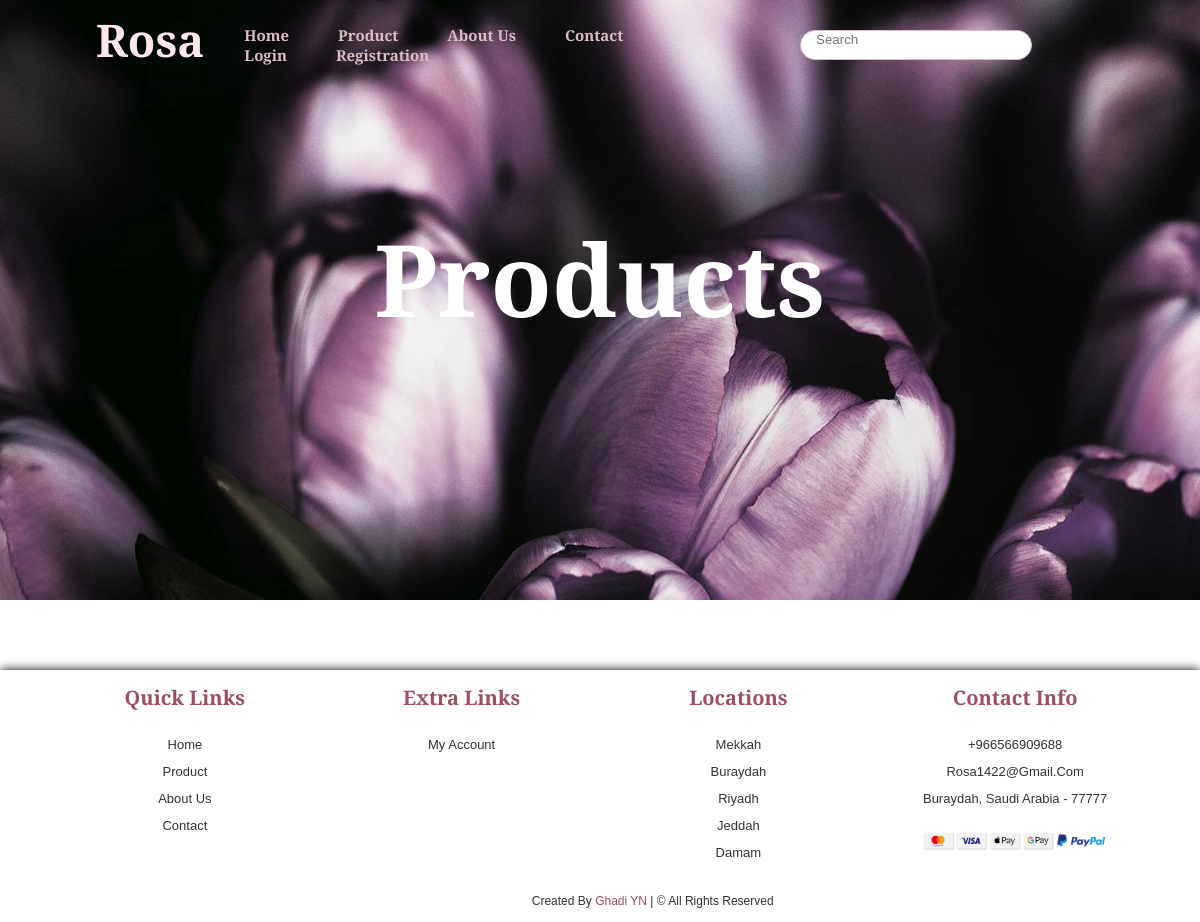
The app's page /product/, older data.
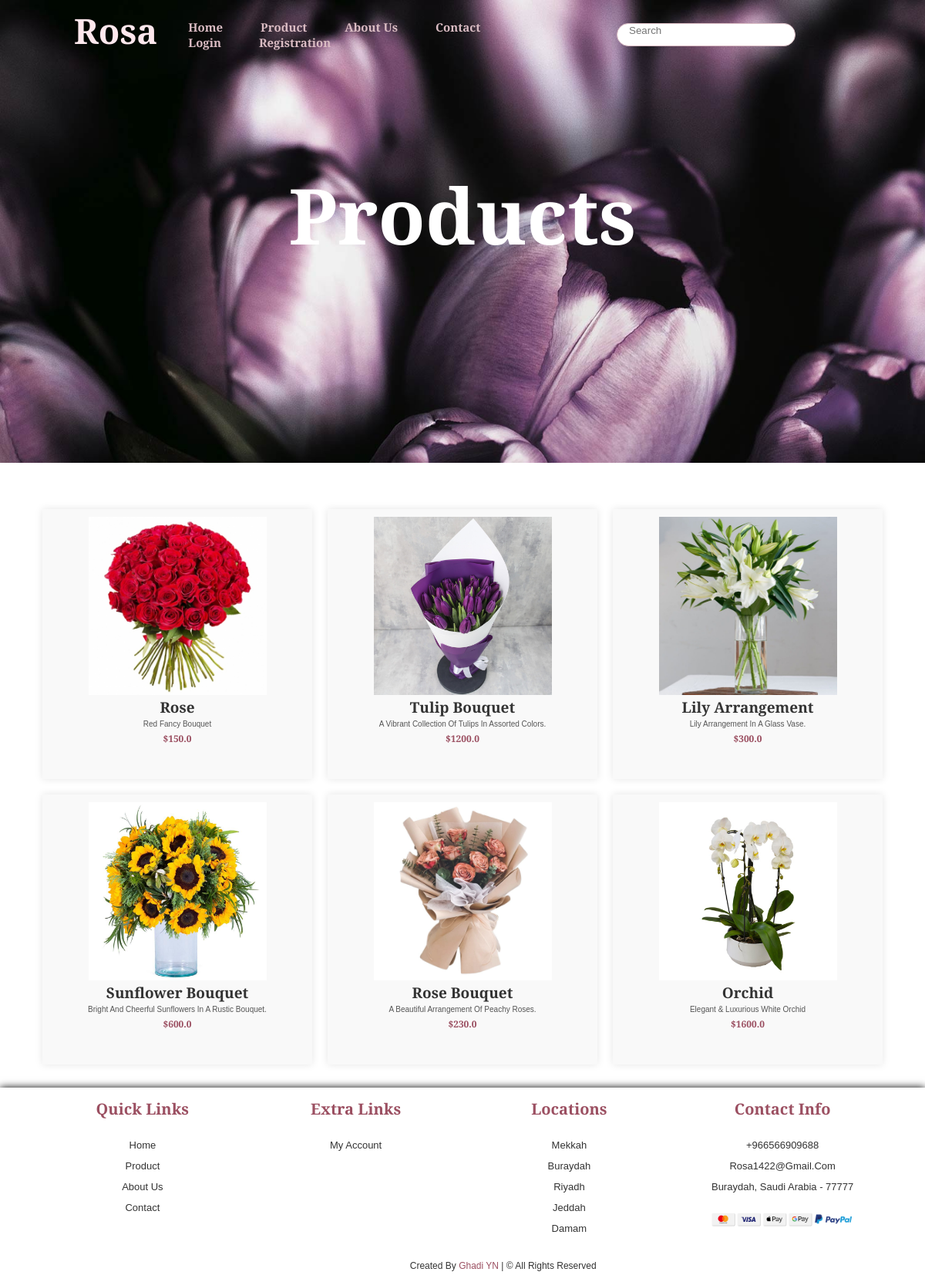
The same page, newer data.
### myApp/models.py (models this page shows, shortened)
class Product(models.Model):
    title = models.CharField(max_length=100)
    selling_price = models.FloatField()
    discounted_price = models.FloatField(default=0.0)
    description = models.TextField()
    compositon = models.TimeField(default='')
    prodapp = models.TextField(default='')
    product_image = models.ImageField(upload_to='products',default='/myApp/static/product/redrose.jpg')

### myApp/views.py (the view)
# urls.py: path('product/', views.product_page, name="product_page"),
def product_page(request):
    query = request.GET.get('q')
    if query:
        products = Product.objects.filter(Q(title__icontains=query) | Q(description__icontains=query))
    else:
        products = Product.objects.all()
    return render(request, 'pages/product.html', {'products': products})

### myApp/context_processors.py (called while the page is built)
def profile_data(request):
    profile = None
    if request.user.is_authenticated and not isinstance(request.user, AnonymousUser):
        profile, _ = UserProfile.objects.get_or_create(user=request.user)
    return {'user_profile': profile}

### myApp/templates/pages/product.html (shortened to what this page needs)
{% extends "layouts/base.html" %}
{% load static %}
{% block content %}
<section class="product" id="product">
    <h2 class="pro-title">Products</h2>
</section>
<section class="flower-products">
    {% for product in products %}
    <div class="flower-product">
        {% if product.product_image %}
        <img src="{{ product.product_image.url }}" alt="{{ product.title }}">
        {% else %}
        <img src="{% static 'product/default.jpg' %}" alt="{{ product.title }}">
        {% endif %}
        <h2>{{ product.title }}</h2>
        <p>{{ product.description }}</p>
        <span>${{ product.selling_price }}</span>
    </div>
    {% endfor %}
</section>
{% endblock content %}

### myApp/templates/layouts/base.html (shortened to what this page needs)
{% load static %}
<!DOCTYPE html>
<html lang="en">
<head>
      <link rel="stylesheet" href="https://code.ionicframework.com/ionicons/2.0.1/css/ionicons.min.css" />
      <link href="https://unpkg.com/ionicons@4.5.10-0/dist/css/ionicons.min.css" rel="stylesheet">
      <link rel="stylesheet" href="{% static 'css/style.css' %}">
   </head>
   <body>
      {% include 'includes/header.html' %}
      {% block content %}
      {% endblock content %}
      {% include 'includes/footer.html' %}
   </body>
 </html>

### myApp/templates/includes/header.html (shortened to what this page needs)
<header>
     <a href="#" class="logo">Rosa</a>
     <nav class="bar">
    <a href="{% url 'index' %}">home</a>
    <a href="/product/">product</a>
    <a href="/about/">about us</a>
    <a href="/contact/">contact</a>
    <a href="/login/">login</a>
    <a href="/registration/">registration</a>
</nav>
   <div class="search">
     <form action="{% url 'product_page' %}" method="GET">
        <input type="text" name="q" placeholder="Search">
     </form>
   </div>
   <div class="icon">
    <a href="{% url 'cart' %}">
       </a>
        <a href="{% url 'profile' %}">
        </a>
    </div>
   </header>

### myApp/templates/includes/footer.html
{% load static %}
<footer>
<div class="box-container">
<div class="box">
<h3> quick links</h3>
<a href="{% url 'index' %}">home</a>
    <a href="/product/">product</a>
    <a href="/about/">about us</a>
    <a href="/contact/">contact</a>
</div>
<div class="box">
<h3> extra links</h3>
<a href="/profile/">my account</a>
</div>
<div class="box">
<h3>locations</h3>
<a href="#">Mekkah</a>
<a href="#">Buraydah</a>
<a href="#">Riyadh</a>
<a href="#">Jeddah</a>
<a href="#">Damam</a>
</div>
<div class="box">
<h3>contact info</h3>
<a href="#">+966566909688</a>
<a href="#">Rosa1422@gmail.com</a>
<a href="#">Buraydah, Saudi Arabia - 77777</a>
<img src="{% static '/images/paymenys.png' %}" alt="">
</div>
<div class="credit">created by <span>Ghadi YN </span>| &copy; all rights reserved </div>
</div>
</footer>

### static/css/style.css (style rules this page uses)
* { margin: 0; padding: 0; box-sizing: border-box; font-family:'Cormorant Infant', sans-serif;; outline: none; border: none; text-decoration: none; text-transform: capitalize; transition: 0.1s linear; color: #dabcc3; }
html { font-size: 62.5%; scroll-behavior: auto; scroll-padding-top: 6rem; overflow-x: hidden; }
section { padding: 2rem 9%; }
h3 { font-size: 28px; color: #333; margin-bottom: 20px; }
p { font-size: 16px; color: #666; line-height: 1.6; }
header { position: fixed; top: 0; left: 0; right: 0; padding: .9rem 8%; display: flex; align-items: center; justify-content: space-between; z-index: 1000; }
header .logo { font-size: 4.5rem; color: #ffe8ed; font-weight: bolder; }
header .bar { font-size: 1.5rem; margin-right: 2rem; margin-left: 4rem; color: #ffffff; font-weight: bold; margin-top: 1rem; }
header nav.bar a:not(:last-child) { margin-right: 4.5rem; }
.icon { margin-top: 1rem; display: inline-block; }
.icon a { margin-right: 10px; height: 30px; padding: 1px 9px; margin-top: 1rem; }
header .search input[type="text"] { width: 200px; transition: width 0.8s ease; outline: none; border: none; }
header .search { margin-top: 1rem; height: 30px; display: flex; cursor: pointer; padding: 5px 15px; background: #fff; border-radius: 30px; align-items: center; margin-left: 30px; border: 1px solid #dabcc3; }
footer .box-container { display: flex; flex-wrap: wrap; gap: 0.3rem; background: #ffffff; padding: 1.4rem 4%; box-shadow: 0 .01rem 1rem rgba(0, 0, 0, 1); text-align: center; }
footer .box-container .box { flex: 1 1 25rem; }
footer .box-container .box h3 { color: #9B4F61; font-size: 2rem; }
footer .box-container .box a { display: block; color:#333; font-size: 1.3rem; padding: 0.6rem 0; }
footer .box-container .box img { margin-top: 1rem; width: 70%; height: 20%; }
footer .box-container .credit { margin-top: 1.5rem; padding-top: 1rem; font-size: 1.2rem; color: #333; transform: translateX(200%); }
footer .box-container .credit span { color: #9B4F61; }
section.flower-products { display: flex; flex-wrap: wrap; justify-content: center; padding: 2rem; }
.flower-product { margin: 1rem; padding: 1rem; background-color: #f9f9f9; box-shadow: 0 0 10px rgba(0, 0, 0, 0.1); text-align: center; width: 350px; height: 350px; overflow: hidden; }
.flower-product img { width: 70%; height: 70%; object-fit: cover; }
.flower-product h2 { margin: .1rem 0; font-size: 1.9rem; color: #333; }
.flower-product p { color: #555; font-size: 1rem; }
.flower-product span { display: block; font-weight: bold; margin-top: 0.2rem; font-size: 1.2rem; color: #9b4f61; }
.product { display: block; align-items: center; background: url(../images/product.jpg) no-repeat; min-height: 600px; background-size:cover; padding: 3rem 0%; margin-bottom: 30px; }
.pro-title { text-align: center; font-size: 100px; padding: 18rem 0%; color: #ffffff; }

Row changes from the older to the newer data that the page shows:
added Product: product_image (picture), title "Rose", description "Red Fancy Bouquet", selling_price "150.0"
added Product: product_image (picture), title "Tulip Bouquet", description "A Vibrant Collection Of Tulips In Assorted Colors.", selling_price "1200.0"
added Product: product_image (picture), title "Lily Arrangement", description "Lily Arrangement In A Glass Vase.", selling_price "300.0"
added Product: product_image (picture), title "Sunflower Bouquet", description "Bright And Cheerful Sunflowers In A Rustic Bouquet.", selling_price "600.0"
added Product: product_image (picture), title "Rose Bouquet", description "A Beautiful Arrangement Of Peachy Roses.", selling_price "230.0"
added Product: product_image (picture), title "Orchid", description "Elegant & Luxurious White Orchid", selling_price "1600.0"
